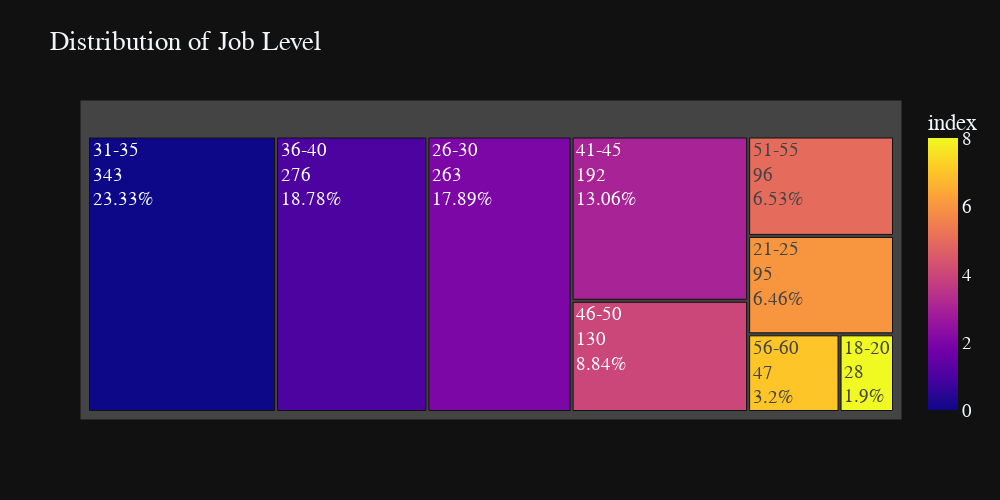

Source (notebook cell):
### Markdown cell above
**Tiêu đề:** Tỉ lệ các độ tuổi trong công ty

**Loại biểu đồ:** TreeMap

**Lý do lựa chọn:**
Để so sánh tỉ lệ sự phân bố của độ tuổi có trong thuộc tính 'Age_Range' được biến đổi từ thuộc tính 'Age', thì biểu đồ TreeMap là một lựa chọn phù hợp. Vì TreeMap là một loại biểu đồ thống kê hiển thị dữ liệu dưới dạng các hình chữ nhật có diện tích khác nhau, trong đó độ lớn của hình chữ nhật sẽ đại diện cho giá trị lượng của một biến. Ta sẽ biểu diễn số lượng các giá trị có trong thuộc tính 'Age_Range' bằng diện tích các hình chữ nhật.

**Trực quan hóa:**

### Code cell
fig = px.treemap(plot_df, 
                 path=['Age_Range'],
                 values='Count', 
                 title = 'Distribution of Job Level',
                 color=plot_df.index,
                 color_discrete_sequence=px.colors.sequential.PuBuGn,
                 template='plotly_dark', hover_data=['Percent'],
                 width=1000, height=500)

# percents = np.round((100*plot_df.values / sum(plot_df.values)).tolist(),2)

# fig.data[0].customdata = percent_age_range
fig.data[0].texttemplate = '%{label}<br>%{value}<br>%{customdata[0]}%'

fig.update_layout(
    font=dict(size=19,family="Franklin Gothic"))
fig.show()

### Figure 1 — Plotly figure (JSON) as saved in the notebook; plotly's stock layout.template omitted (floating-point values rounded to 4 significant figures)
{"data": [{"branchvalues": "total", "customdata": [[1.9, 8], [6.46, 6], [17.89, 2], [23.33, 0], [18.78, 1], [13.06, 3], [8.84, 4], [6.53, 5], [3.2, 7]], "domain": {"x": [0, 1], "y": [0, 1]}, "hovertemplate": "labels=%{label}<br>Count=%{value}<br>parent=%{parent}<br>id=%{id}<br>Percent=%{customdata[0]}<br>index=%{color}<extra></extra>", "ids": ["18-20", "21-25", "26-30", "31-35", "36-40", "41-45", "46-50", "51-55", "56-60"], "labels": ["18-20", "21-25", "26-30", "31-35", "36-40", "41-45", "46-50", "51-55", "56-60"], "marker": {"coloraxis": "coloraxis", "colors": [8, 6, 2, 0, 1, 3, 4, 5, 7]}, "name": "", "parents": ["", "", "", "", "", "", "", "", ""], "texttemplate": "%{label}<br>%{value}<br>%{customdata[0]}%", "type": "treemap", "values": [28, 95, 263, 343, 276, 192, 130, 96, 47]}], "layout": {"coloraxis": {"colorbar": {"title": {"text": "index"}}, "colorscale": [[0, "#0d0887"], [0.1111, "#46039f"], [0.2222, "#7201a8"], [0.3333, "#9c179e"], [0.4444, "#bd3786"], [0.5556, "#d8576b"], [0.6667, "#ed7953"], [0.7778, "#fb9f3a"], [0.8889, "#fdca26"], [1, "#f0f921"]]}, "font": {"family": "Franklin Gothic", "size": 19}, "height": 500, "legend": {"tracegroupgap": 0}, "title": {"text": "Distribution of Job Level"}, "treemapcolorway": ["rgb(255,247,251)", "rgb(236,226,240)", "rgb(208,209,230)", "rgb(166,189,219)", "rgb(103,169,207)", "rgb(54,144,192)", "rgb(2,129,138)", "rgb(1,108,89)", "rgb(1,70,54)"], "width": 1000}}
